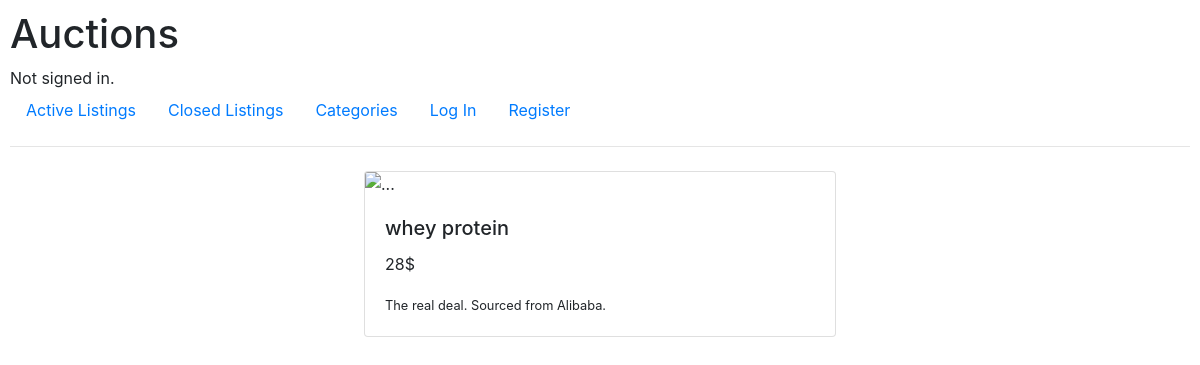
/2, run on the app's committed database.
### auctions/models.py (models this page shows, shortened)
class Listing(models.Model):
    title = models.CharField(max_length=50)
    Category = models.CharField(max_length=50, default="appliances")
    description = models.CharField(max_length=500)
    url = models.URLField(max_length=5000, blank=True, null=True)
    startingbid = models.IntegerField(max_length=50)
    active = models.BooleanField(default=True)

### auctions/views.py (the view, shortened to what this page needs)
# urls.py: path("<str:listing_id>", views.view, name="view"),
def view(request,listing_id):
    listing1 = get_object_or_404(Listing, id=listing_id)
    too_less = False
    if request.user.is_authenticated:
        current_user = request.user
    clicked = False
    if request.user.is_authenticated:
        if Watchlist.objects.filter(user=current_user, listing=listing1).exists():
            clicked = True
    highest_bid_obj = Bid.objects.filter(Listing=listing1).aggregate(max_bid=Max('bid'))
    highest = highest_bid_obj['max_bid']
    close_listing = False
    bid1 = Bid.objects.filter(Listing_id=listing_id).order_by('bid').first()
    user1 = bid1.user
    if request.user ==  user1:
        close_listing = True
    if request.POST:
        if 'close' in request.POST:
            new = Listing.objects.get(id=listing_id)
            new.active = False
            new.save()
    if request.POST:
        if 'comments' in request.POST:
            author = request.user
            comment =  request.POST.get('new')
            new_comment = Comment(author=author,listing=listing1,message=comment)
            new_comment.save()
    all_comments = Comment.objects.filter(listing=listing1)
    return render(request, "auctions/viewlisting.html",{
        "listing": listing1,
        "clicked": clicked,
        "highest": highest,
        "too_less": too_less,
        "close": close_listing,
        "comments": all_comments
    })

### auctions/templates/auctions/viewlisting.html (shortened to what this page needs)
{% extends "auctions/layout.html" %}
{% block body %}
    <div class="d-flex justify-content-center flex-wrap mt-4 mb-4">
        <div class="card" style="width: 40%; margin-bottom: 20px;">
            <img src="{{ listing.url }}" class="card-img-top" alt="...">
            <div class="card-body">
                <h5 class="card-title">{{ listing.title }}</h5>
                <p class="card-text">{{ listing.startingbid }}$</p>
                <p class="card-text"><small class="text-body-secondary">{{ listing.description }}</small></p>
            </div>
        </div>
    </div>
{% endblock %}

### auctions/static/auctions/styles.css (style rules this page uses)
body { padding: 10px; }

### data on the page
Listing: title "whey protein", startingbid "28", description "The real deal. Sourced from Alibaba."
